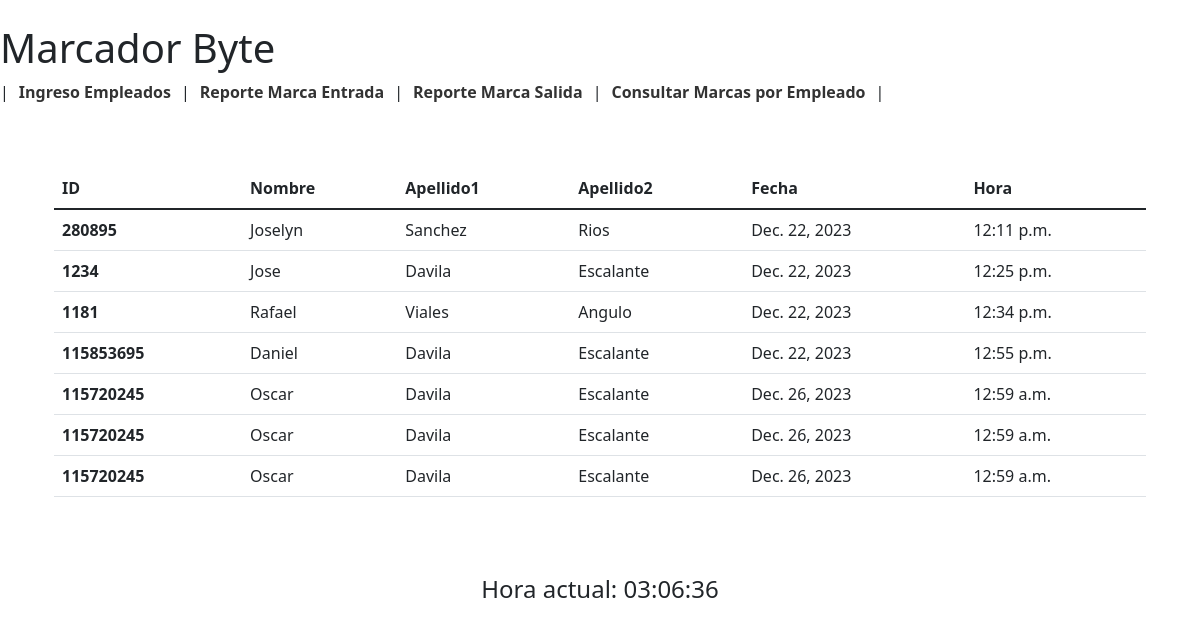
Before: /ListaMarcasEntrada/ with the older database file.
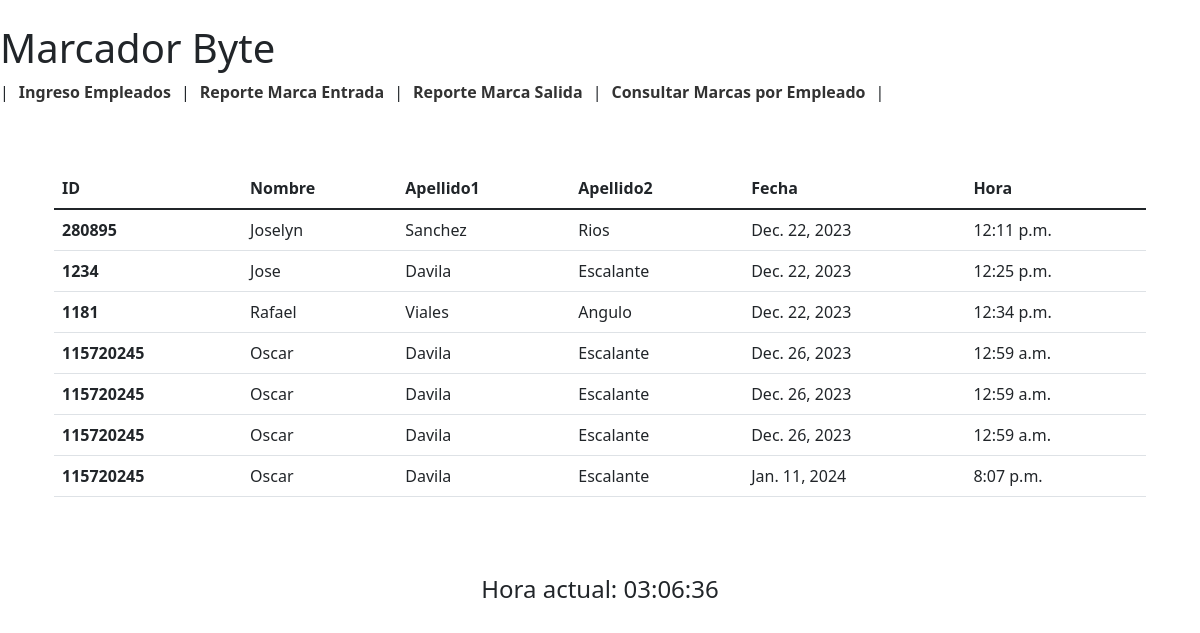
After: the same page with the newer database file.
### Marcador_Byte/models.py (models this page shows, shortened)
class Marcas(models.Model):
    marca_id = models.AutoField(primary_key=True, verbose_name="Marca ID")
    fecha = models.DateField(verbose_name="Fecha")
    hora = models.TimeField(verbose_name="Hora")
    empleado = models.ForeignKey(Empleado, on_delete=models.CASCADE, verbose_name="Empleado")

class Empleado(models.Model):
    empleado_id = models.IntegerField(primary_key=True, verbose_name="ID Empleado", unique=True)
    nombre = models.CharField(max_length=255, verbose_name="Nombre")
    apellido1 = models.CharField(max_length=255, verbose_name="Apellido 1")
    apellido2 = models.CharField(max_length=255, verbose_name="Apellido 2")

### Marcador_Byte/views.py (the view)
# urls.py: path('ListaMarcasEntrada/', views.ListaMarcasEntrada, name='ListaMarcasEntrada'),
def ListaMarcasEntrada(request):
    marcasentrada= Marcas.objects.all()
    return render(request, 'tabla_marca_entrada.html',{'marcasentrada': marcasentrada})

### Marcador_Byte/templates/tabla_marca_entrada.html (shortened to what this page needs)
{% extends "./supervisor_panel.html" %}
{% block body %}
<div class="container py-4">
    <table class="table">
        <thead>
            <tr>
                <th scope="col">ID</th>
                <th scope="col">Nombre</th>
                <th scope="col">Apellido1</th>
                <th scope="col">Apellido2</th>
                <th scope="col">Fecha</th>
                <th scope="col">Hora</th>
            </tr>
        </thead>
        <tbody>
            {% for marcaentrada in marcasentrada %}
            <tr>
                <th scope="row">{{ marcaentrada.empleado_id }}</th>
                <td>{{ marcaentrada.empleado.nombre }}</td>
                <td>{{ marcaentrada.empleado.apellido1 }}</td>
                <td>{{ marcaentrada.empleado.apellido2 }}</td>
                <td>{{ marcaentrada.fecha }}</td>
                <td>{{ marcaentrada.hora }}</td>
            </tr>
            {% endfor %}
        </tbody>
    </table>
</div>
{% endblock %}

Changed rows visible on the page:
removed Marcas: empleado_id "115853695", empleado.nombre "Daniel", empleado.apellido1 "Davila", empleado.apellido2 "Escalante", fecha "Dec. 22, 2023", hora "12:55 p.m."
added Marcas: empleado_id "115720245", empleado.nombre "Oscar", empleado.apellido1 "Davila", empleado.apellido2 "Escalante", fecha "Jan. 11, 2024", hora "8:07 p.m."
